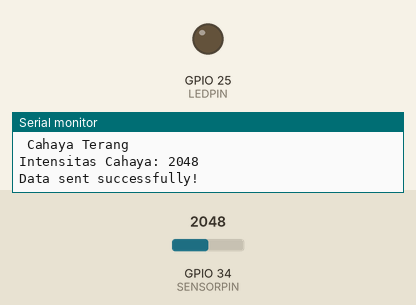
Bench run of a sketch on a simulated ESP32. Shown: output pins drawn as LEDs (lit = HIGH), the last lines printed to the serial monitor. The test bench sets the inputs (shaded band); at power-on: GPIO 34 (SENSORPIN) = 2048. WiFi joins after 1.5 s; servers stay silent unless stated; uploads are accepted with an empty reply.

Above: at 3.7 s.
3.8 s: GPIO 34 (SENSORPIN) set to 107
5.6 s: GPIO 34 (SENSORPIN) set to 92
At 7.6 s:
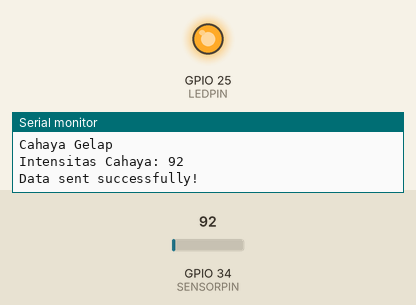
7.9 s: GPIO 34 (SENSORPIN) set to 491
At 9.6 s:
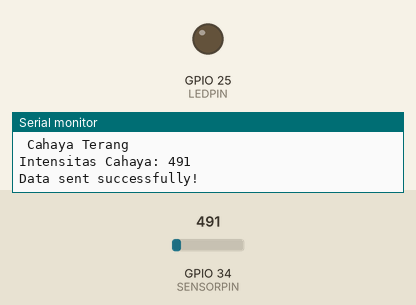
10.5 s: GPIO 34 (SENSORPIN) set to 60
At 12.9 s:
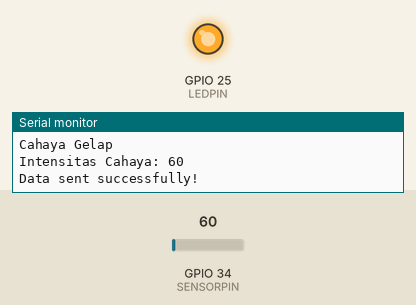
Timing chart, 0 to 14.1 s (numbered marks = the images above; inputs shaded):
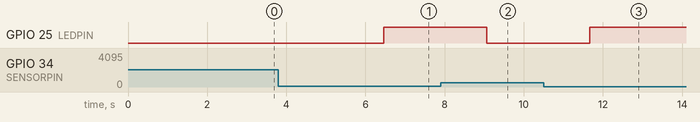

The sketch:

piranti4.ino
```cpp
#include <Arduino.h>
#include <HTTPClient.h>
#include <WiFi.h>
#include "soc/soc.h"
#include "soc/rtc_cntl_reg.h"

#define SENSORPIN 34
#define LEDPIN 25

const char* ssid = "Ghaf";
const char* password = "ghaffffff";
const char* serverName = "http://localhost/piranti/index.php";

void setup() {
  WRITE_PERI_REG(RTC_CNTL_BROWN_OUT_REG, 0);
  Serial.begin(9600);
  pinMode(LEDPIN, OUTPUT);
  delay(1000);

  // Connect to Wi-Fi network
  WiFi.begin(ssid, password);
  while (WiFi.status() != WL_CONNECTED) {
    delay(100);
    Serial.println("Connecting to WiFi...");
  }

  String wifiName = WiFi.SSID();
  String localwifiIP = WiFi.localIP().toString();
  Serial.println();
  Serial.println("Connected to wifiName");
  Serial.println("Local IP WIFI: " + localwifiIP);
}

void loop() {
  int ldr_value = analogRead(SENSORPIN);
  if(ldr_value > 100) {
      Serial.println(" Cahaya Terang ");
      digitalWrite(LEDPIN, LOW);
      Serial.print("Intensitas Cahaya: ");
      Serial.print(ldr_value);
      Serial.println();
    }
    else {
      Serial.println("Cahaya Gelap ");
      digitalWrite(LEDPIN, HIGH);
      Serial.print("Intensitas Cahaya: ");
      Serial.print(ldr_value);
      Serial.println();
    }
    delay(100);
  String url = serverName;
  url += "?ldr_value=";
  url += String(ldr_value);

  HTTPClient http;
  http.begin(url);
  int httpResponseCode = http.POST("");
  if (httpResponseCode == 200) {
    Serial.println("Data sent successfully!");
  } else {
    Serial.print("Error code: ");
    Serial.println(httpResponseCode);
  }

  http.end();
  delay(1000);
}
```

Measured:
- the behaviour switches between 101 and 100 on GPIO 34 (SENSORPIN) (found by bisection; images 0 and 1)
- after the input at 5.6 s, GPIO 25 (LEDPIN): LOW → HIGH after 0.86 s
- after the input at 7.9 s, GPIO 25 (LEDPIN): HIGH → LOW after 1.2 s
- after the input at 10.5 s, GPIO 25 (LEDPIN): LOW → HIGH after 1.2 s
